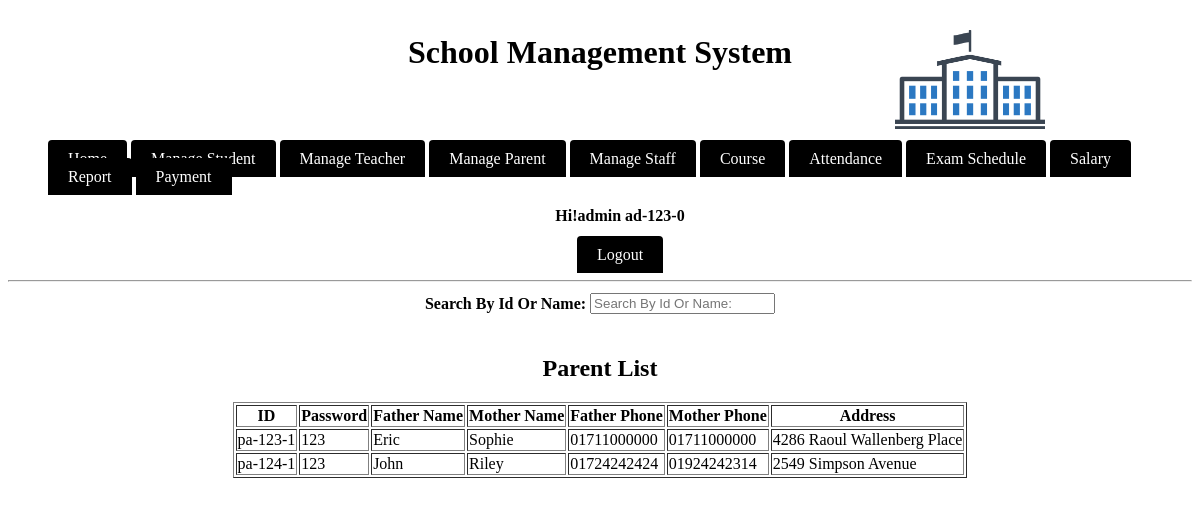
The page /module/admin/viewParent.php (signed in) on the database its author committed.
### tables this page shows
CREATE TABLE IF NOT EXISTS `parents` (
  `id` varchar(20) NOT NULL,
  `password` varchar(20) NOT NULL,
  `fathername` varchar(20) NOT NULL,
  `mothername` varchar(20) NOT NULL,
  `fatherphone` varchar(13) NOT NULL,
  `motherphone` varchar(13) NOT NULL,
  `address` varchar(30) NOT NULL
);

### module/admin/main.php (called while the page is built, shortened)
<?php
include_once('../../service/mysqlcon.php');
$check=$_SESSION['login_id'];
$query = "SELECT name FROM admin WHERE id='$check'";
$session=mysqli_query($link, $query);
$row=mysqli_fetch_array($session);
$login_session = $loged_user_name = $row['name'];
?>

### module/admin/viewParent.php (the view, shortened to what this page needs)
<?php
include_once('main.php');
include_once('../../service/mysqlcon.php');
$sql = "SELECT * FROM parents;";
$res= mysqli_query($link, $sql);
$string = "";
while($row = mysqli_fetch_array($res)){
    $string .= '<tr><td>'.$row['id'].'</td><td>'.$row['password'].
    '</td><td>'.$row['fathername'].'</td><td>'.$row['mothername'].
    '</td><td>'.$row['fatherphone'].'</td><td>'.$row['motherphone'].
    '</td><td>'.$row['address'].'</td></tr>';
}
?>
<html>
    <head>
		    <link rel="stylesheet" type="text/css" href="../../source/CSS/style.css">
		</head>
    <body>
			  <div class="header"><h1>School Management System</h1></div>
			  <div class="divtopcorner">
				    <img src="../../source/logo.jpg" height="150" width="150" alt="School Management System"/>
				</div>
			<br/><br/>
				<ul>
				    <li class="manulist">
						    <a class ="menulista" href="index.php">Home</a>
								<a class ="menulista" href="manageStudent.php">Manage Student</a>
								<a class ="menulista" href="manageTeacher.php">Manage Teacher</a>
								<a class ="menulista" href="manageParent.php">Manage Parent</a>
								<a class ="menulista" href="manageStaff.php">Manage Staff</a>
								<a class ="menulista" href="course.php">Course</a>
								<a class ="menulista" href="index.php">Attendance</a>
								<a class ="menulista" href="index.php">Exam Schedule</a>
								<a class ="menulista" href="index.php">Salary</a>
								<a class ="menulista" href="index.php">Report</a>
								<a class ="menulista" href="index.php">Payment</a>
								<div align="center">
								<h4>Hi!admin <?php echo $check." ";?></h4>
								<a class ="menulista" href="logout.php" onmouseover="changemouseover(this);" onmouseout="changemouseout(this,'<?php echo ucfirst($loged_user_name);?>');"><?php echo "Logout";?></a>
						</div>
								</li>
				</ul>
			  <hr/>
        <center>
            <table>
                <tr>
                    <td><b>Search By Id Or Name: </b></td>
                    <td><input type="text" name="searchId" placeholder="Search By Id Or Name:" onkeyup="getParent(this.value);"></td>
                </tr>
            </table>
        </center>
        <br/>
        <center><h2>Parent List</h2></center>
        <center>
            <table border="1" id='parentList'>
                <tr>
                    <th>ID</th>
                    <th>Password</th>
                    <th>Father Name</th>
                    <th>Mother Name</th>
                    <th>Father Phone</th>
                    <th>Mother Phone</th>
                    <th>Address</th>
                </tr>
                <?php echo $string;?>
            </table>
        </center>
		</body>
</html>

### source/CSS/style.css (style rules this page uses)
.divtopcorner { position:absolute; top:0px; right: 150px; color:black; text-align:center; padding:5px; }
.header { color:black; text-align:center; padding:5px; }
.manulist { display:inline; left:100px; }
.menulista { background-color: black; color: white; padding: 10px 20px; text-decoration: none; border-radius: 4px 4px 0 0; }

### rows shown on the page
parents: id "pa-123-1", password "123", fathername "Eric", mothername "Sophie", fatherphone "01711000000", motherphone "01711000000", address "4286 Raoul Wallenberg Place"
parents: id "pa-124-1", password "123", fathername "John", mothername "Riley", fatherphone "01724242424", motherphone "01924242314", address "2549 Simpson Avenue"

### other values the page prints
$check "ad-123-0"
